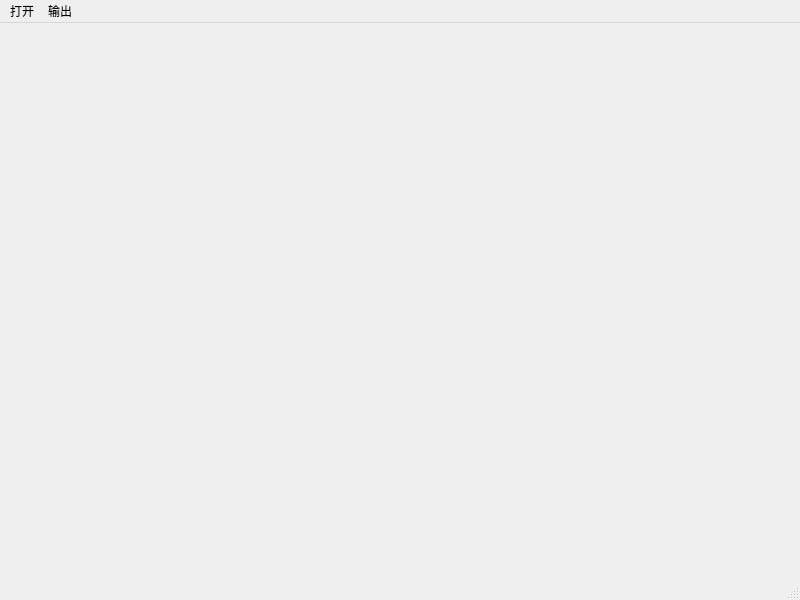
<?xml version="1.0" encoding="UTF-8"?>
<ui version="4.0">
 <class>MainWindow</class>
 <widget class="QMainWindow" name="MainWindow">
  <property name="geometry">
   <rect>
    <x>0</x>
    <y>0</y>
    <width>800</width>
    <height>600</height>
   </rect>
  </property>
  <property name="windowTitle">
   <string>MainWindow</string>
  </property>
  <widget class="QWidget" name="centralwidget"/>
  <widget class="QMenuBar" name="menubar">
   <property name="geometry">
    <rect>
     <x>0</x>
     <y>0</y>
     <width>800</width>
     <height>21</height>
    </rect>
   </property>
   <widget class="QMenu" name="menu">
    <property name="title">
     <string>打开</string>
    </property>
    <addaction name="actionopen"/>
    <addaction name="actionsave"/>
    <addaction name="actionsave_as"/>
    <addaction name="separator"/>
    <addaction name="actionedit"/>
   </widget>
   <widget class="QMenu" name="menu_2">
    <property name="title">
     <string>输出</string>
    </property>
    <addaction name="actionexport"/>
    <addaction name="actionexport_as"/>
    <addaction name="separator"/>
   </widget>
   <addaction name="menu"/>
   <addaction name="menu_2"/>
  </widget>
  <widget class="QStatusBar" name="statusbar"/>
  <action name="actionopen">
   <property name="text">
    <string>open</string>
   </property>
  </action>
  <action name="actionsave">
   <property name="text">
    <string>save</string>
   </property>
  </action>
  <action name="actionsave_as">
   <property name="text">
    <string>save as</string>
   </property>
  </action>
  <action name="actionedit">
   <property name="text">
    <string>edit</string>
   </property>
  </action>
  <action name="actionexport">
   <property name="text">
    <string>export</string>
   </property>
  </action>
  <action name="actionexport_as">
   <property name="text">
    <string>export as </string>
   </property>
  </action>
 </widget>
 <resources/>
 <connections/>
</ui>
